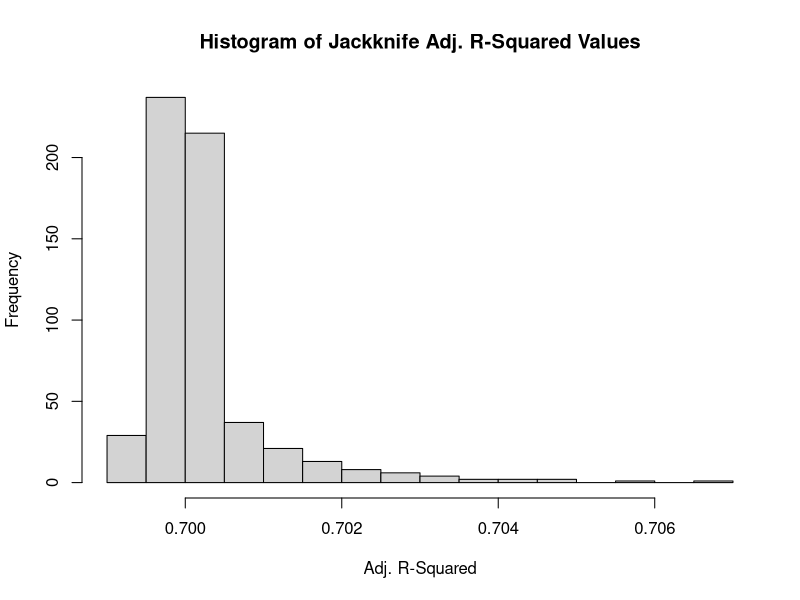

Write the R code that produced this figure. (Note: this script raises an error after producing the figure.)
#September 2019 Mini Challenge
#Amanda Ellis

#Jackknife Estimation

#Data
cw<-ChickWeight
n.obs<-nrow(ChickWeight)

#Jackknife Procedure for R^2
r.sq.jk<-rep(NA,times=n.obs)
for(i in 1:n.obs){
  fit<-lm(weight~Time, data=cw[-i,])
  r.sq.jk[i]<-summary(fit)$adj.r.square
}

#Visualization of jackknife statistics
mean(r.sq.jk)
hist(r.sq.jk,main="Histogram of Jackknife Adj. R-Squared Values", xlab="Adj. R-Squared")

#Bootstrap Procedure for R^2
n.samples=10000
r.sq.bs<-rep(NA,times=n.samples)
for(i in 1:n.samples){
  bootstrap.sample<-cw[sample(n.samples,size=n.samples,replace=TRUE),]
  fit<-lm(weight~Time, data=bootstrap.sample)
  r.sq.jk[i]<-summary(fit)$adj.r.square
}

#Visualization
mean(r.sq.bs)
hist(r.sq.bs,main="Histogram of Bootstrap Adj. R-Squared Values", xlab="Adj. R-Squared")

